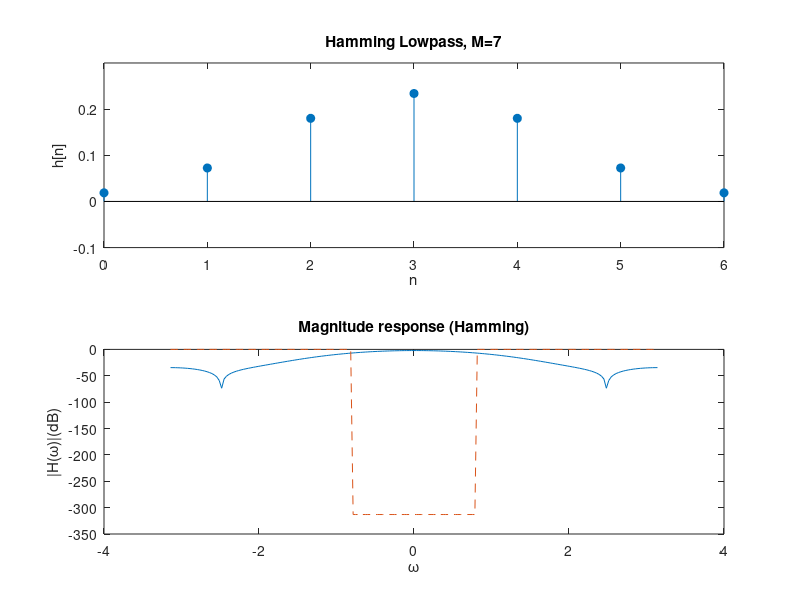

MATLAB code to generate this figure:
clc;
clear all;
close all;

M=7;
n=[0:M-1];
om=linspace(-pi,pi,201);
oc=pi/4;


hd=inline('oc/pi*sinc(pi/4*(n-(M-1)/2)/(pi*(n-2)))','n','oc','M');
Hd=inline('1*abs(om)>oc','om','oc');


hn_hamming=hd(n,oc,M).*hamming(M); %hamming window applied to ideal impulse response


figure(1),subplot(211)
stem(n,hn_hamming,'filled'),
axis([0 M-1 -.1 .3]),xlabel('n'), ylabel('h[n]')
title(sprintf('Hamming Lowpass, M=%d',M))
subplot(212)
H=freqz(hn_hamming,1,om);
plot(om,20*log10(abs(H)),'-',om,20*log10(max(Hd(om,oc),eps)),'--')
xlabel('\omega');
ylabel('|H(\omega)|(dB)');
title('Magnitude response (Hamming)');